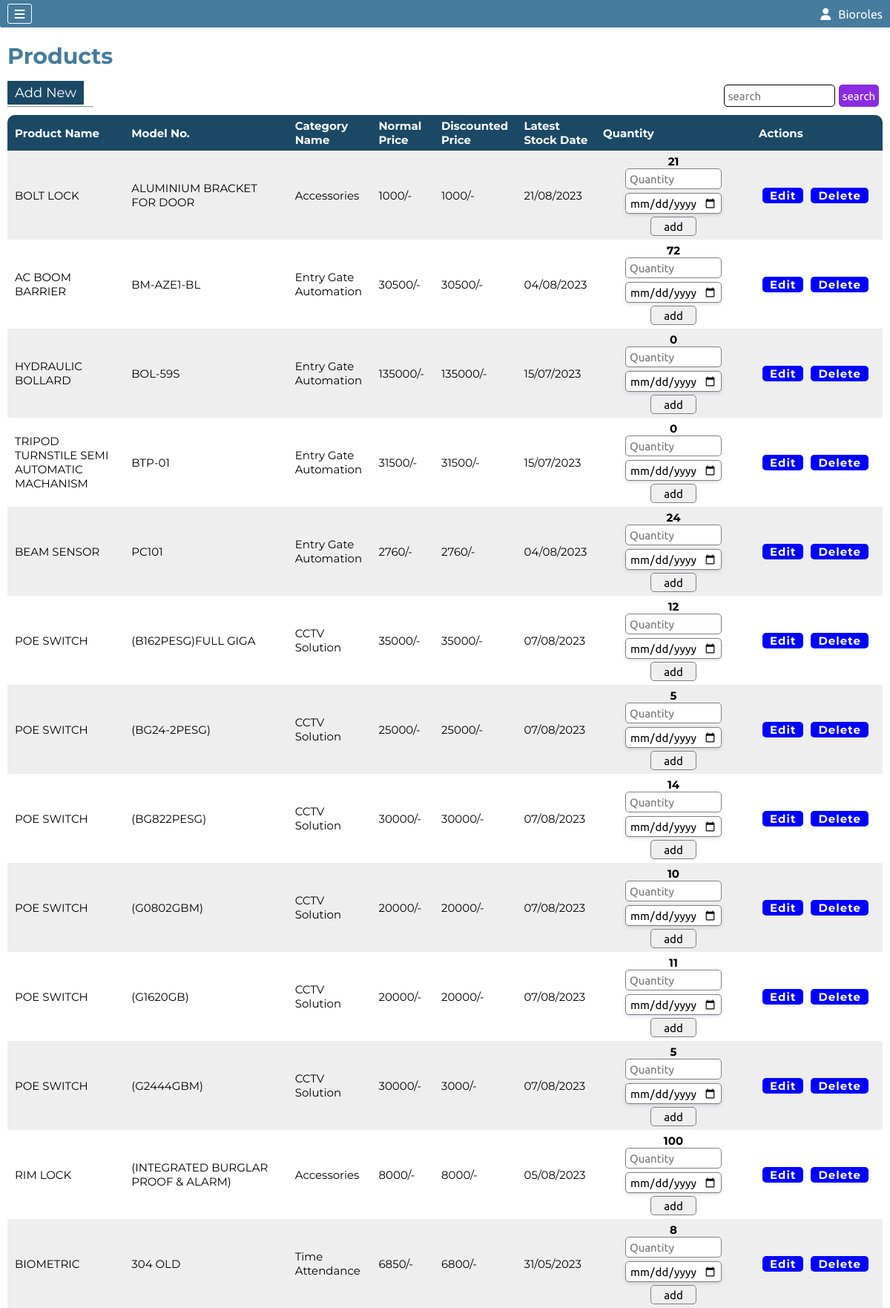
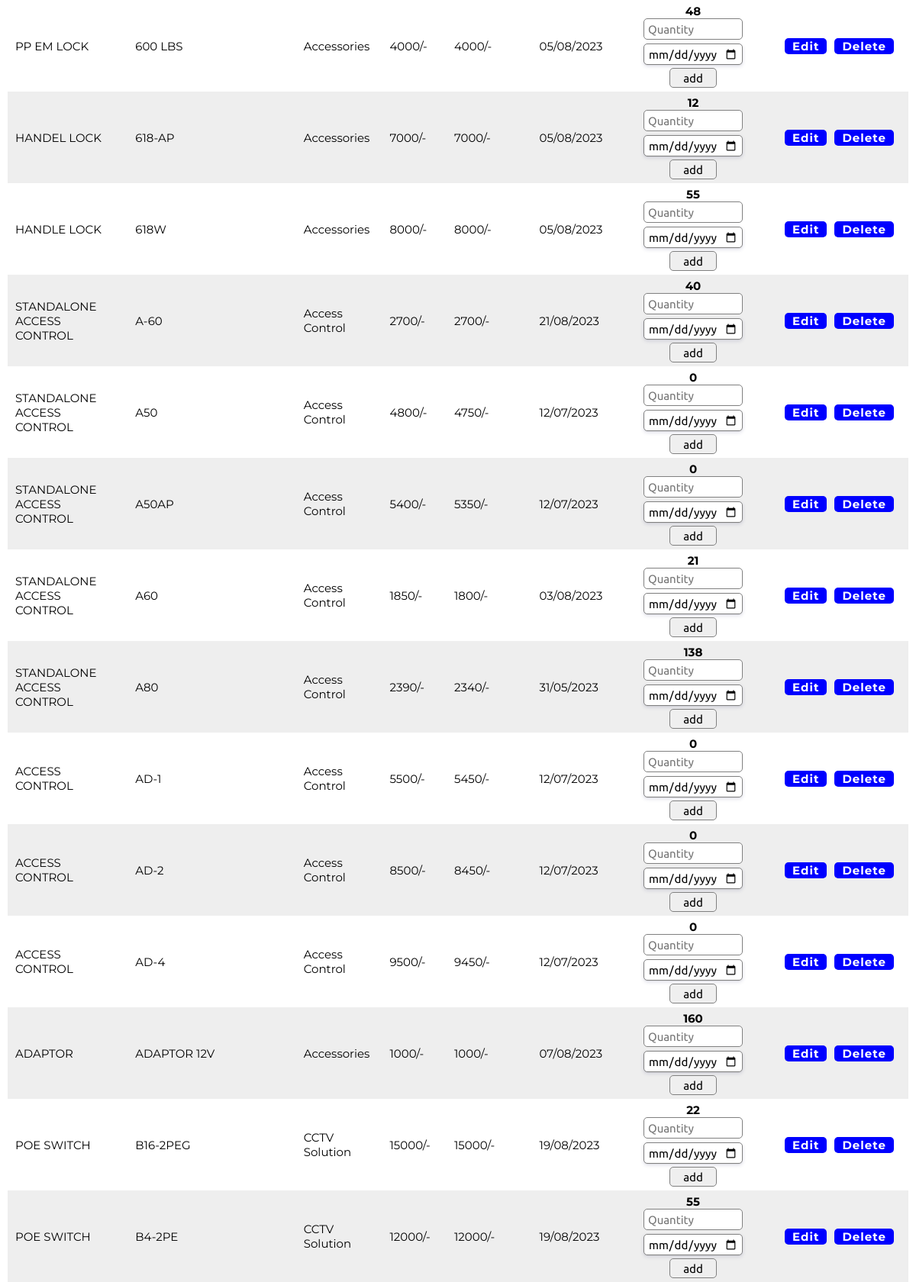
The app's page /product.php (signed in, upper part) with its own data (2 pictures, top to bottom).
### tables this page shows
CREATE TABLE `company` (
  `Company_Id` int(11) NOT NULL AUTO_INCREMENT,
  `userId` int(11) NOT NULL DEFAULT 0,
  `Admin_Type` int(11) NOT NULL DEFAULT 2,
  `Active_Status` int(11) NOT NULL DEFAULT 1,
  `Approvel` int(11) DEFAULT 0,
  `Company_Code` int(11) NOT NULL,
  `Company_Name` varchar(500) NOT NULL,
  `Company_Phone` varchar(100) NOT NULL DEFAULT '',
  `Company_Email` varchar(50) NOT NULL DEFAULT '',
  `Company_Address` varchar(500) NOT NULL,
  `Company_Username` varchar(500) NOT NULL,
  `Company_Password` varchar(100) NOT NULL,
  `Company_GST` varchar(25) DEFAULT '',
  `Company_PAN` varchar(15) DEFAULT '',
  `Company_TAN` varchar(15) DEFAULT '',
  `Company_Licence` varchar(15) DEFAULT '',
  `Company_Registration` varchar(25) DEFAULT '',
  PRIMARY KEY (`Company_Id`),
  UNIQUE KEY `Company_Username` (`Company_Username`)
);

CREATE TABLE `product` (
  `Product_Id` int(11) NOT NULL AUTO_INCREMENT,
  `Product_Name` varchar(50) NOT NULL,
  `Product_Modal_No` varchar(100) NOT NULL,
  `Product_Img` varchar(100) NOT NULL,
  `Normal_Price` int(11) NOT NULL,
  `Discounted_Price` int(11) NOT NULL,
  `Quantity` int(11) NOT NULL,
  `Latest_Stock_Date` date NOT NULL DEFAULT current_timestamp(),
  `P_Category_Id` int(11) NOT NULL,
  PRIMARY KEY (`Product_Id`)
);

CREATE TABLE `pro_category` (
  `P_Category_Id` int(11) NOT NULL AUTO_INCREMENT,
  `P_Category_Name` varchar(100) NOT NULL,
  `P_Category_Image` varchar(100) NOT NULL,
  PRIMARY KEY (`P_Category_Id`)
);

### product.php (the view, shortened to what this page needs)
<?php include "conn.php" ?>
<?php include "./components/header.php" ?>
<?php
$date=date("Y-m-d");
?>
<section class="machinePage">
    <h2>Products</h2>
    <div class="crudBtn">
        <div class="add">
            <a href="addProductForm.php">Add New</a>
            <hr class="hrline">
        </div>
        <div class="search">
            <form action="" method="post">
                <input type="text" name="search" value="<?php echo isset($_POST['search'])?$_POST['search']:"" ?>" placeholder="search">
                <input type="submit" value="search">
            </form>
        </div>
    </div>
    <div class="machineContainer">
        <table>
            <thead>
                <tr>
                    <th>Product Name</th>
                    <th>Model No.</th>
                    <th>Category Name</th>
                    <th>Normal Price</th>
                    <th>Discounted Price</th>
                    <th>Latest Stock Date</th>
                    <th>Quantity</th>
                    <th>Actions</th>
                </tr>
            </thead>
            <tbody>
                <?php
                if(isset($_POST['search'])){
                    $search=$_POST['search'];
                    $sql="select * from product join pro_category on product.`P_Category_Id`=pro_category.`P_Category_Id` where `Product_Name` like '%$search%' or `Product_Modal_No` like '%$search%' order by `Product_Modal_No`";
                }else{
                    $sql="select * from product join pro_category on product.`P_Category_Id`=pro_category.`P_Category_Id` order by `Product_Modal_No`";
                }
                $result=mysqli_query($conn,$sql);
                if(mysqli_num_rows($result)>0){
                    while($row=mysqli_fetch_assoc($result)){
                ?>
                <tr>
                    <td><?php echo $row['Product_Name'] ?></td>
                    <td><?php echo $row['Product_Modal_No'] ?></td>
                    <td><?php echo $row['P_Category_Name'] ?></td>
                    <td><?php echo $row['Normal_Price'] ?>/-</td>
                    <td><?php echo $row['Discounted_Price'] ?>/-</td>
                    <td><?php echo implode("/",array_reverse(explode("-",$row['Latest_Stock_Date']))) ?></td>
                    <td>
                        <p><?php echo $row['Quantity'] ?></p>
                        <form action="product.php" method="post">
                            <input type="number" name="quantity" min="1" placeholder="Quantity" required>
                            <input type="date" name="newDate" id="newDate" max="<?php echo $date ?>" required>
                            <input type="submit" value="add">
                        </form>
                    </td>
                    <td><a href="updateProductForm.php?pid=<?php echo $row['Product_Id'] ?>">Edit</a><a href="product.php?dpid=<?php echo $row['Product_Id'] ?>">Delete</Button></a>
                </tr>
                <?php
                    }
                }else{
                ?>
                <tr>
                    <td colspan="10" style="text-align:center;font-size:20px">No Product Added</td>
                </tr>
                <?php
                }
                ?>
            </tbody>
        </table>
    </div>
</section>
<?php include "./components/footer.php" ?>

### components/header.php (shortened to what this page needs)
<?php
include "conn.php";
?>
<!DOCTYPE html>
<html lang="en">
<head>
    <link rel="stylesheet" href="./style/dashboard.css">
    <link rel="stylesheet" href="./style/buyProduct.css">
    <link rel="stylesheet" href="./style/buyProductForm.css">
    <link rel="stylesheet" href="./style/header.css">
    <link rel="stylesheet" href="./style/profile.css">
    <link rel="stylesheet" href="./style/header.css">
    <link rel="stylesheet" href="./style/company.css">
    <link rel="stylesheet" href="./style/updateCompanyForm.css">
    <link rel="stylesheet" href="./style/branch.css">
    <link rel="stylesheet" href="./style/updateBranchForm.css">
    <link rel="stylesheet" href="./style/category.css">
    <link rel="stylesheet" href="./style/addCategoryForm.css">
    <link rel="stylesheet" href="./style/updateCategoryForm.css">
    <link rel="stylesheet" href="./style/product.css">
    <link rel="stylesheet" href="./style/addProductForm.css">
    <link rel="stylesheet" href="./style/updateProductForm.css">
    <link rel="stylesheet" href="./style/myBranch.css">
    <link rel="stylesheet" href="./style/addMyBranchForm.css">
    <link rel="stylesheet" href="./style/updateMyBranchForm.css">
    <link rel="stylesheet" href="./style/updateMyBranchForm.css">
    <link rel="stylesheet" href="./style/PCategory.css">
    <link rel="stylesheet" href="./style/addPCategoryForm.css">
    <link rel="stylesheet" href="./style/updatePCategoryForm.css">
    <link rel="stylesheet" href="./style/orders.css">
    <link rel="stylesheet" href="./style/myOrders.css">
    <link rel="stylesheet" href="./style/cancelReason.css">
    <link rel="stylesheet" href="./style/product-category.css">
    <link rel="stylesheet" href="https://cdnjs.cloudflare.com/ajax/libs/font-awesome/6.4.0/css/all.min.css"
 />
</head>
<body>
    <header class="headerContainer">
        <div class="hamburger">
            <i class="fa-solid fa-bars"></i>
        </div>
        <?php
        if (isset($_SESSION['Company_Id'])) {
            $hcid = $_SESSION['Company_Id'];
            $hcSql = "select `Company_Name`,`Admin_Type` from company where `Company_Id`=$hcid";
            $hcResult = mysqli_query($conn, $hcSql);
            $hcRow = mysqli_fetch_assoc($hcResult);
        } elseif (isset($_SESSION['User_Id'])) {
            $huid = $_SESSION['User_Id'];
            $huSql = "select `Username`,`User_Permission` from users where `User_Id`=$huid";
            $huResult = mysqli_query($conn, $huSql);
            $huRow = mysqli_fetch_assoc($huResult);
        }
        ?>
        <div class="helloCompany" id="helloCompany">
            <i class="fa-solid fa-user"></i>
            <div>
                <?php echo isset($hcRow['Company_Name']) ? $hcRow['Company_Name'] : $huRow['Username'] ?>
            </div>
        </div>
    </header>
    <section class="mainContainer">

### style/dashboard.css (style rules this page uses)
form select,form input { font-family: 'Ubuntu', sans-serif; outline: none; border: 1px solid black; border-radius: 5px; padding: 3px 5px; font-size: 15px; }

### style/buyProduct.css (style rules this page uses)
body { background: #e7e6e6; }

### style/header.css (style rules this page uses)
* { margin: 0; padding: 0; box-sizing: border-box; }
.headerContainer { display: flex; justify-content: space-between; background-color: #457b9d ; padding: 5px 10px; font-family: 'Ubuntu', sans-serif; }
.headerContainer .hamburger { display: flex; justify-content: space-evenly; align-items: center; padding: 2px; border: 1px solid rgb(255, 255, 255); width: 33px; height: 27px; border-radius: 3px; transition-duration: 0.2s; }
.headerContainer .helloCompany { display: flex; justify-content: space-evenly; align-items: center; width: fit-content; cursor: pointer; transition-duration: 0.2s; color: white; }
.headerContainer .helloCompany div { margin-left: 10px; }
.mainContainer { display: flex; }
i.fa-solid.fa-bars { color: white; }
i.fa-solid.fa-user { margin-left: -3px; }

### style/company.css (style rules this page uses)
body { background: #e7e6e6; }
table td a { margin: 0px 5px; background-color: blue; color: white; padding: 1px 10px; font-weight: bold; letter-spacing: 1px; text-decoration: none; border-radius: 5px; }
table { border-collapse: collapse; border-spacing: 0; border-radius: 12px 12px 0px 0px; box-shadow: 0 12px 5pxrgba(32, 32, 32, .3); }
th { border-spacing: none; background: #1b4965; color: white; border-radius: none; }
tr:nth-child(odd) { background-color: #eeeeee }

### style/updateCompanyForm.css (style rules this page uses)
body { background: #e7e6e6; }

### style/branch.css (style rules this page uses)
body { background: #e7e6e6; }

### style/category.css (style rules this page uses)
body { background: #e7e6e6; }

### style/addCategoryForm.css (style rules this page uses)
body { background: #e7e6e6; }

### style/updateCategoryForm.css (style rules this page uses)
body { background: #e7e6e6; }

### style/product.css (style rules this page uses)
body { background: #e7e6e6; }
.machinePage { font-family: 'Montserrat', sans-serif; width: 100%; min-height: 750px; padding: 10px; }
.machinePage h2 { font-size: 30px; margin: 10px 0px; color: #457b9d; font-weight: 700; }
.machinePage .crudBtn { display: flex; justify-content: space-between; padding: 10px 0px; }
.machinePage .crudBtn .add a { padding: 5px 10px; color: white; border: 0; border-radius: 1px; font-size: 18px; text-decoration: none; transition-duration: 0.2s; background: #1b4965; }
.machinePage .crudBtn .search form { display: flex; }
.machinePage .crudBtn .search form input { margin-right: 5px; height: 30px; }
.machinePage .crudBtn .search form input[Type=text] { width: 150px; }
.machinePage .crudBtn .search form input[Type=submit] { color: white; background-color: blueviolet; border: none; }
.machinePage .machineContainer { background-color: white; border-radius: 10px; overflow: auto; }
.machinePage .machineContainer table { width: 100%; padding: 10px; }
.machinePage .machineContainer table th { text-align: left; font-size: 15px; padding: 5px 10px; }
.machinePage .machineContainer table td { font-size: 15px; padding: 5px 10px; }
.machinePage .machineContainer table td form { display: flex; align-items: center; flex-direction: column; }
.machinePage .machineContainer table td p { text-align: center; font-weight: bold; }
.machinePage .machineContainer table td form input { padding: 2px 5px; font-size: 15px; outline: none; border: 1px solid grey; border-radius: 5px; width: 130px; height: 28px; }
.machinePage .machineContainer table td a { margin: 0px 5px; }
.machinePage .machineContainer table td:last-child,.categoryPage .machineContainer table th:last-child { text-align: left; width: 15%; }
.machinePage .machineContainer table thead :nth-child(7) { width: 210px; }
.machinePage .machineContainer table td form input[type="submit"] { height: 26px; width: 62px; margin-top: -1px; }

### style/addProductForm.css (style rules this page uses)
body { background: #ffffff; }

### style/myBranch.css (style rules this page uses)
body { background: #e7e6e6; }
hr.hrline { width: 116px; height: 0; margin-top: 7px; }

### style/addMyBranchForm.css (style rules this page uses)
body { background: #e7e6e6; }

### style/updateMyBranchForm.css (style rules this page uses)
body { background: #e7e6e6; }

### style/PCategory.css (style rules this page uses)
body { background: #e7e6e6; }

### style/addPCategoryForm.css (style rules this page uses)
body { background: #e7e6e6; }

### style/orders.css (style rules this page uses)
input[type="submit"] { height: 40px; }
input[type="date"] { margin: 5px 0px; height: 40px; border: none; outline: none; box-shadow: rgba(50, 50, 105, 0.15) 0px 2px 5px 0px, rgba(0, 0, 0, 0.05) 0px 1px 1px 0px; }

### style/myOrders.css (style rules this page uses)
body { background: #e7e6e6; }

### style/product-category.css (style rules this page uses)
body { background: #ffffff; }

### records on screen
company: Company_Name "Bioroles"
product: Product_Name "BOLT LOCK", Product_Modal_No "ALUMINIUM BRACKET FOR DOOR", P_Category_Id.P_Category_Name "Accessories", Normal_Price "1000", Discounted_Price "1000", Latest_Stock_Date "21/08/2023", Quantity "21"
product: Product_Name "AC BOOM BARRIER", Product_Modal_No "BM-AZE1-BL", P_Category_Id.P_Category_Name "Entry Gate Automation", Normal_Price "30500", Discounted_Price "30500", Latest_Stock_Date "04/08/2023", Quantity "72"
product: Product_Name "HYDRAULIC BOLLARD", Product_Modal_No "BOL-59S", P_Category_Id.P_Category_Name "Entry Gate Automation", Normal_Price "135000", Discounted_Price "135000", Latest_Stock_Date "15/07/2023", Quantity "0"
product: Product_Name "TRIPOD TURNSTILE SEMI AUTOMATIC MACHANISM", Product_Modal_No "BTP-01", P_Category_Id.P_Category_Name "Entry Gate Automation", Normal_Price "31500", Discounted_Price "31500", Latest_Stock_Date "15/07/2023", Quantity "0"
product: Product_Name "BEAM SENSOR", Product_Modal_No "PC101", P_Category_Id.P_Category_Name "Entry Gate Automation", Normal_Price "2760", Discounted_Price "2760", Latest_Stock_Date "04/08/2023", Quantity "24"
product: Product_Name "POE SWITCH", Product_Modal_No "(B162PESG)FULL GIGA", P_Category_Id.P_Category_Name "CCTV Solution", Normal_Price "35000", Discounted_Price "35000", Latest_Stock_Date "07/08/2023", Quantity "12"
product: Product_Name "POE SWITCH", Product_Modal_No "(BG24-2PESG)", P_Category_Id.P_Category_Name "CCTV Solution", Normal_Price "25000", Discounted_Price "25000", Latest_Stock_Date "07/08/2023", Quantity "5"
product: Product_Name "POE SWITCH", Product_Modal_No "(BG822PESG)", P_Category_Id.P_Category_Name "CCTV Solution", Normal_Price "30000", Discounted_Price "30000", Latest_Stock_Date "07/08/2023", Quantity "14"
product: Product_Name "POE SWITCH", Product_Modal_No "(G0802GBM)", P_Category_Id.P_Category_Name "CCTV Solution", Normal_Price "20000", Discounted_Price "20000", Latest_Stock_Date "07/08/2023", Quantity "10"
product: Product_Name "POE SWITCH", Product_Modal_No "(G1620GB)", P_Category_Id.P_Category_Name "CCTV Solution", Normal_Price "20000", Discounted_Price "20000", Latest_Stock_Date "07/08/2023", Quantity "11"
product: Product_Name "POE SWITCH", Product_Modal_No "(G2444GBM)", P_Category_Id.P_Category_Name "CCTV Solution", Normal_Price "30000", Discounted_Price "3000", Latest_Stock_Date "07/08/2023", Quantity "5"
product: Product_Name "RIM LOCK", Product_Modal_No "(INTEGRATED BURGLAR PROOF & ALARM)", P_Category_Id.P_Category_Name "Accessories", Normal_Price "8000", Discounted_Price "8000", Latest_Stock_Date "05/08/2023", Quantity "100"
product: Product_Name "BIOMETRIC", Product_Modal_No "304 OLD", P_Category_Id.P_Category_Name "Time Attendance", Normal_Price "6850", Discounted_Price "6800", Latest_Stock_Date "31/05/2023", Quantity "8"
product: Product_Name "PP EM LOCK", Product_Modal_No "600 LBS", P_Category_Id.P_Category_Name "Accessories", Normal_Price "4000", Discounted_Price "4000", Latest_Stock_Date "05/08/2023", Quantity "48"
product: Product_Name "HANDEL LOCK", Product_Modal_No "618-AP", P_Category_Id.P_Category_Name "Accessories", Normal_Price "7000", Discounted_Price "7000", Latest_Stock_Date "05/08/2023", Quantity "12"
product: Product_Name "HANDLE LOCK", Product_Modal_No "618W", P_Category_Id.P_Category_Name "Accessories", Normal_Price "8000", Discounted_Price "8000", Latest_Stock_Date "05/08/2023", Quantity "55"
product: Product_Name "STANDALONE ACCESS CONTROL", Product_Modal_No "A-60", P_Category_Id.P_Category_Name "Access Control", Normal_Price "2700", Discounted_Price "2700", Latest_Stock_Date "21/08/2023", Quantity "40"
product: Product_Name "STANDALONE ACCESS CONTROL", Product_Modal_No "A50", P_Category_Id.P_Category_Name "Access Control", Normal_Price "4800", Discounted_Price "4750", Latest_Stock_Date "12/07/2023", Quantity "0"
product: Product_Name "STANDALONE ACCESS CONTROL", Product_Modal_No "A50AP", P_Category_Id.P_Category_Name "Access Control", Normal_Price "5400", Discounted_Price "5350", Latest_Stock_Date "12/07/2023", Quantity "0"
product: Product_Name "STANDALONE ACCESS CONTROL", Product_Modal_No "A60", P_Category_Id.P_Category_Name "Access Control", Normal_Price "1850", Discounted_Price "1800", Latest_Stock_Date "03/08/2023", Quantity "21"
product: Product_Name "STANDALONE ACCESS CONTROL", Product_Modal_No "A80", P_Category_Id.P_Category_Name "Access Control", Normal_Price "2390", Discounted_Price "2340", Latest_Stock_Date "31/05/2023", Quantity "138"
product: Product_Name "ACCESS CONTROL", Product_Modal_No "AD-1", P_Category_Id.P_Category_Name "Access Control", Normal_Price "5500", Discounted_Price "5450", Latest_Stock_Date "12/07/2023", Quantity "0"
product: Product_Name "ACCESS CONTROL", Product_Modal_No "AD-2", P_Category_Id.P_Category_Name "Access Control", Normal_Price "8500", Discounted_Price "8450", Latest_Stock_Date "12/07/2023", Quantity "0"
product: Product_Name "ACCESS CONTROL", Product_Modal_No "AD-4", P_Category_Id.P_Category_Name "Access Control", Normal_Price "9500", Discounted_Price "9450", Latest_Stock_Date "12/07/2023", Quantity "0"
product: Product_Name "ADAPTOR", Product_Modal_No "ADAPTOR 12V", P_Category_Id.P_Category_Name "Accessories", Normal_Price "1000", Discounted_Price "1000", Latest_Stock_Date "07/08/2023", Quantity "160"
product: Product_Name "POE SWITCH", Product_Modal_No "B16-2PEG", P_Category_Id.P_Category_Name "CCTV Solution", Normal_Price "15000", Discounted_Price "15000", Latest_Stock_Date "19/08/2023", Quantity "22"
product: Product_Name "POE SWITCH", Product_Modal_No "B4-2PE", P_Category_Id.P_Category_Name "CCTV Solution", Normal_Price "12000", Discounted_Price "12000", Latest_Stock_Date "19/08/2023", Quantity "55"
